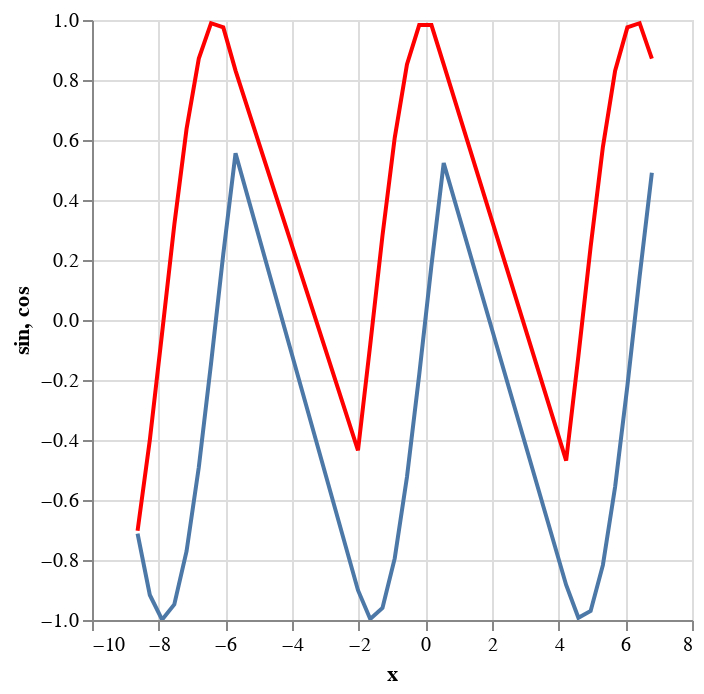

Notebook cell for this chart:
### Markdown cell above
5.6. Используйте `transform_filter` на диаграмме задания 4 и удалите области графика, где значение кривой косинуса меньше значения кривой синуса.

### Code cell
chart = alt.Chart(x).mark_line().encode(
    x='x',
    y='sin:Q').transform_calculate(
    cos='cos(datum.x)',
    sin='sin(datum.x)').transform_filter(
    alt.datum.cos >= alt.datum.sin
).interactive()


chart + chart.mark_line(color='red').encode(y='cos:Q')

### Figure 1 — Vega-Lite specification as saved in the notebook (floating-point values rounded to 4 significant figures)
{"config": {"view": {"continuousWidth": 300, "continuousHeight": 300}}, "layer": [{"mark": {"type": "line"}, "encoding": {"x": {"field": "x", "type": "quantitative"}, "y": {"field": "sin", "type": "quantitative"}}, "name": "view_118", "transform": [{"calculate": "cos(datum.x)", "as": "cos"}, {"calculate": "sin(datum.x)", "as": "sin"}, {"filter": "(datum.cos >= datum.sin)"}]}, {"mark": {"type": "line", "color": "red"}, "encoding": {"x": {"field": "x", "type": "quantitative"}, "y": {"field": "cos", "type": "quantitative"}}, "transform": [{"calculate": "cos(datum.x)", "as": "cos"}, {"calculate": "sin(datum.x)", "as": "sin"}, {"filter": "(datum.cos >= datum.sin)"}]}], "data": {"name": "data-aad9665f55b7a2b2d4cd6008608f5299"}, "params": [{"name": "param_262", "select": {"type": "interval", "encodings": ["x", "y"]}, "bind": "scales", "views": ["view_118"]}], "$schema": "https://vega.github.io/schema/vega-lite/v5.8.0.json", "datasets": {"data-aad9665f55b7a2b2d4cd6008608f5299": [{"x": -9.0}, {"x": -8.633}, {"x": -8.265}, {"x": -7.898}, {"x": -7.531}, {"x": -7.163}, {"x": -6.796}, {"x": -6.429}, {"x": -6.061}, {"x": -5.694}, {"x": -5.327}, {"x": -4.959}, {"x": -4.592}, {"x": -4.224}, {"x": -3.857}, {"x": -3.49}, {"x": -3.122}, {"x": -2.755}, {"x": -2.388}, {"x": -2.02}, {"x": -1.653}, {"x": -1.286}, {"x": -0.9184}, {"x": -0.551}, {"x": -0.1837}, {"x": 0.1837}, {"x": 0.551}, {"x": 0.9184}, {"x": 1.286}, {"x": 1.653}, {"x": 2.02}, {"x": 2.388}, {"x": 2.755}, {"x": 3.122}, {"x": 3.49}, {"x": 3.857}, {"x": 4.224}, {"x": 4.592}, {"x": 4.959}, {"x": 5.327}, {"x": 5.694}, {"x": 6.061}, {"x": 6.429}, {"x": 6.796}, {"x": 7.163}, {"x": 7.531}, {"x": 7.898}, {"x": 8.265}, {"x": 8.633}, {"x": 9.0}]}}
